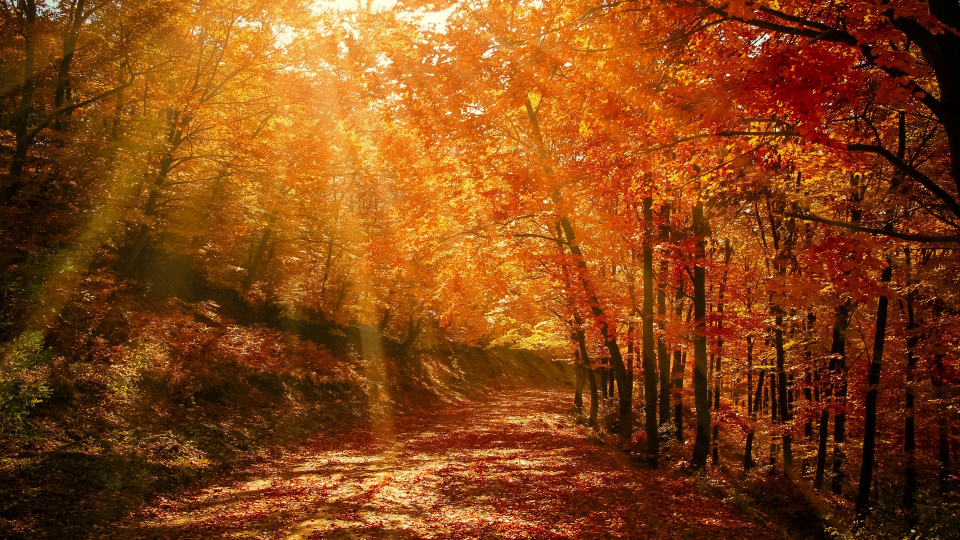
#> input picture project1/images/autumn_forest_park_128379_1920x1080.jpg, 1920 x 1080 px, given in place of the camera (shown at 1/2 size)
$ python hand_remocon.py
#> lines starting #> are read from the running program, lines starting #| are printed output that depends on the picture; after the words box and inside, x2 and y2 are one past the last pixel; in counts of white or black regions, pixels touching at a corner belong together
import sys
import math
import numpy as np
import cv2


# 카메라 열기
cap = cv2.VideoCapture(0)

if not cap.isOpened():
    print('Camera open failed!')
    sys.exit()

w = int(cap.get(cv2.CAP_PROP_FRAME_WIDTH))
h = int(cap.get(cv2.CAP_PROP_FRAME_HEIGHT))
w2 = w // 2
h2 = h // 2

ret, frame = cap.read()
#> frame is the input picture: shape (1080, 1920, 3); mean B, G, R 19.9, 68.7, 132.4

if not ret:
    print('Frame read failed!')
    sys.exit()

frame = cv2.flip(frame, 1)  # 좌우 대칭
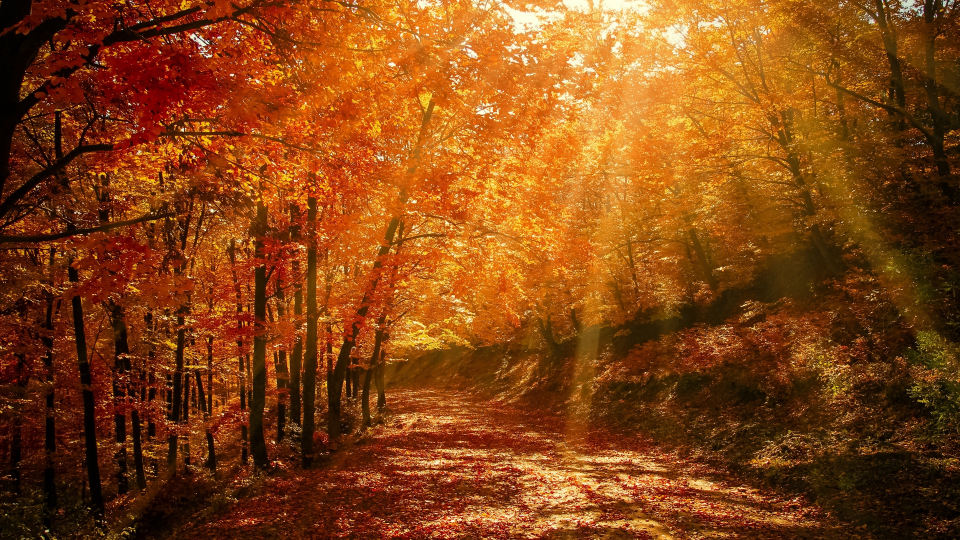
#> frame: shape (1080, 1920, 3) (shown at 1/2 size); mean B, G, R 19.9, 68.7, 132.4
gray1 = cv2.cvtColor(frame, cv2.COLOR_BGR2GRAY)
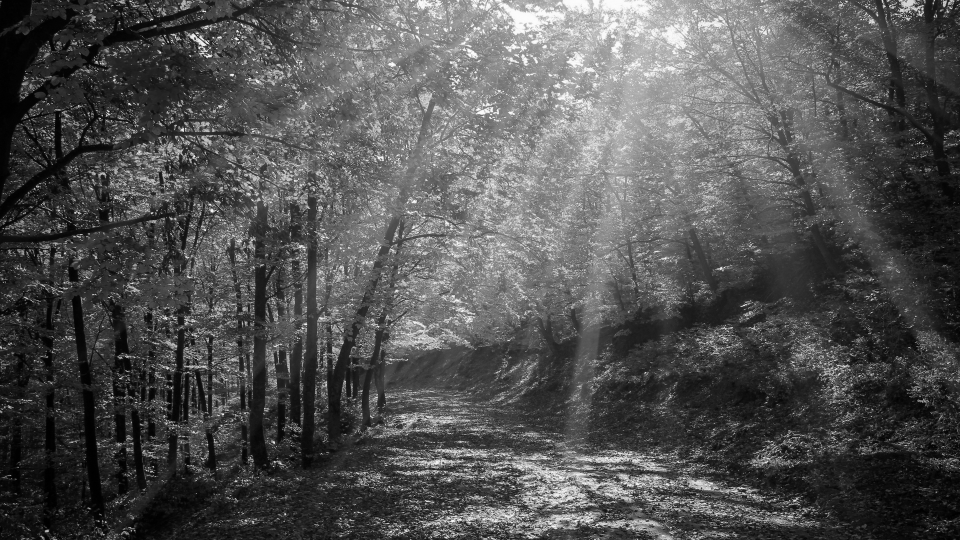
#> gray1: shape (1080, 1920) (shown at 1/2 size); min 0, max 253, mean 82.2
gray1 = cv2.resize(gray1, (w2, h2), interpolation=cv2.INTER_AREA)
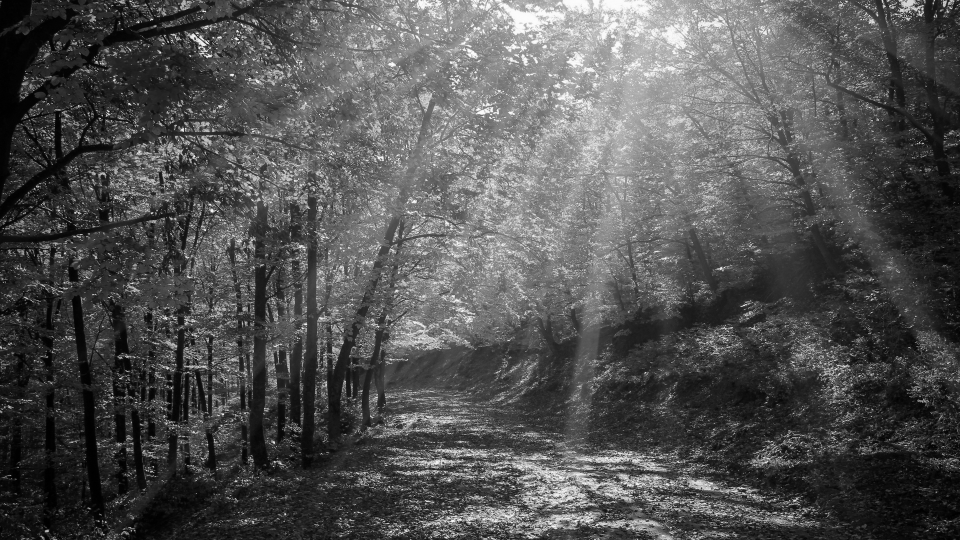
#> gray1: shape (540, 960); min 0, max 252, mean 82.3

# 매 프레임에 대해 옵티컬플로우 계산
while True:
    ret, frame = cap.read()

    if not ret:
        print('Frame read failed!')
        break

    frame = cv2.flip(frame, 1)  # 좌우 대칭
    gray2 = cv2.cvtColor(frame, cv2.COLOR_BGR2GRAY)
    gray2 = cv2.resize(gray2, (w2, h2), interpolation=cv2.INTER_AREA)

    # 밀집 옵티컬플로우 계산
    flow = cv2.calcOpticalFlowFarneback(gray1, gray2, None, 0.5, 3, 15, 3, 5, 1.1, 0)
    vx, vy = flow[..., 0], flow[..., 1]
    mag, ang = cv2.cartToPolar(vx, vy)
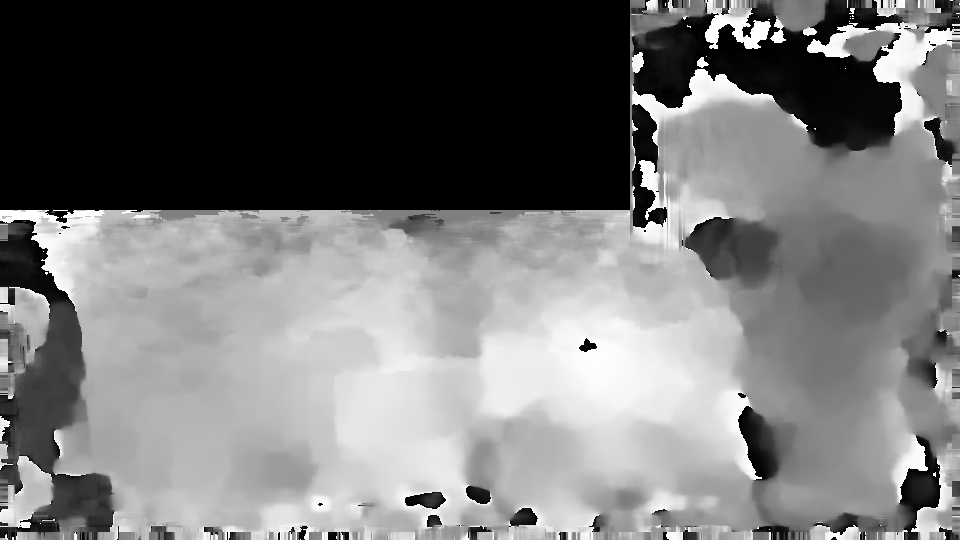
#> ang: shape (540, 960) float32; min 0, max 6.28, mean 2.9; drawn with min black and max white


    # 움직임 벡터 시각화
    hsv = np.zeros((h2, w2, 3), dtype=np.uint8)
    hsv[..., 0] = ang*180/np.pi/2
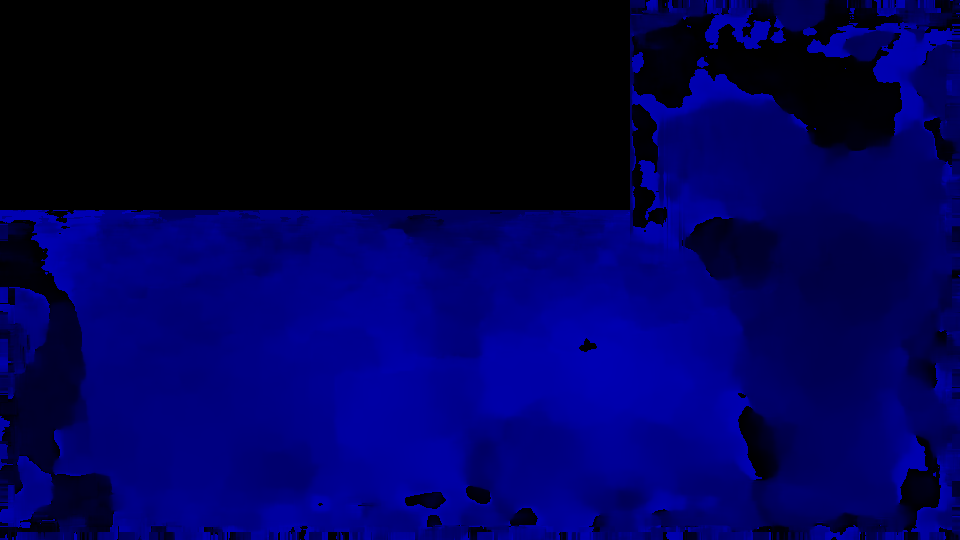
#> hsv: shape (540, 960, 3); mean of channels 0, 1, 2 82.6, 0, 0; drawn as B, G, R
    hsv[..., 1] = 255
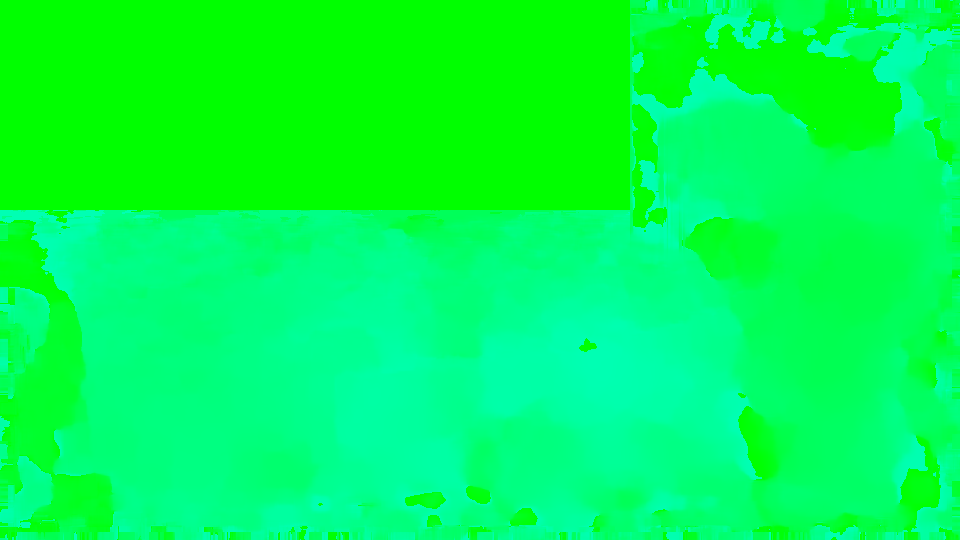
#> hsv: shape (540, 960, 3); mean of channels 0, 1, 2 82.6, 255, 0; drawn as B, G, R
    hsv[..., 2] = cv2.normalize(mag, None, 0, 255, cv2.NORM_MINMAX)
#> hsv: shape (540, 960, 3); 1.39% of pixels changed, all inside (x1, y1, x2, y2) = (0, 0, 960, 540)
    bgr = cv2.cvtColor(hsv, cv2.COLOR_HSV2BGR)
    cv2.imshow('flow', bgr)


    # 움직임이 충분히 큰 영역 선택
    motion_mask = np.zeros((h2, w2), dtype=np.uint8)
    motion_mask[mag > 2.0] = 255

    mx = cv2.mean(vx, mask=motion_mask)[0]
#> mx = 0
    my = cv2.mean(vy, mask=motion_mask)[0]
#> my = 0
    m_mag = math.sqrt(mx*mx + my*my)
#> m_mag = 0

    if m_mag > 4.0:
        m_ang = math.atan2(my, mx) * 180 / math.pi
        m_ang += 180

        pt1 = (100, 100)

        if m_ang >= 45 and m_ang < 135:
            pt2 = (100, 30)
        elif m_ang >= 135 and m_ang < 225:
            pt2 = (170, 100)
        elif m_ang >= 225 and m_ang < 315:
            pt2 = (100, 170)
        else:
            pt2 = (30, 100)

        cv2.arrowedLine(frame, pt1, pt2, (0, 0, 255),
                        7, cv2.LINE_AA, tipLength=0.7)

    # 결과 영상 화면 출력
    cv2.imshow('frame', frame)
    #cv2.imshow('motion_mask', motion_mask)

    if cv2.waitKey(1) == 27:
#> (key Esc is pressed here)
        break

    # 현재 프레임을 이전 프레임으로 복사
    gray1 = gray2

cap.release()
cv2.destroyAllWindows()

$ run again, on project1/images/boat_mountains_lake_135258_1920x1080.jpg
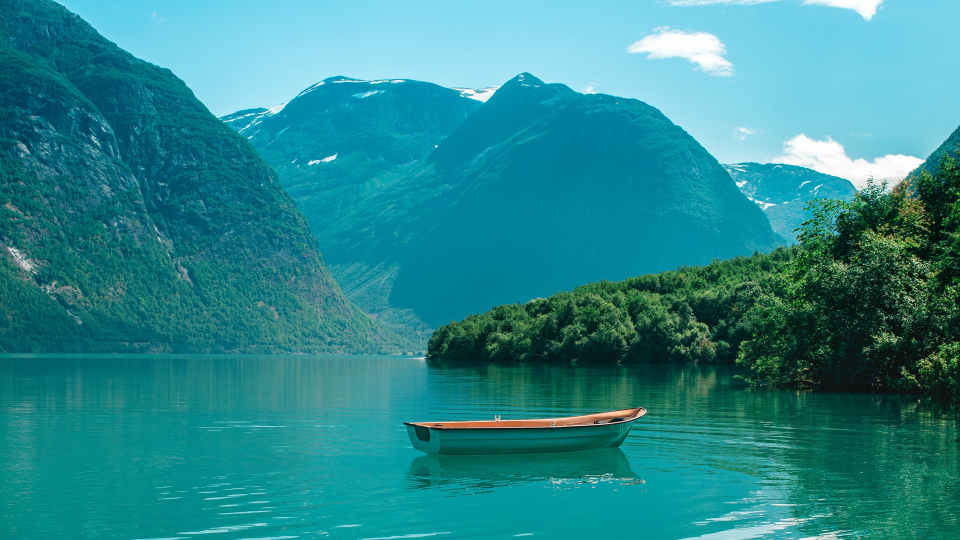
#> input picture project1/images/boat_mountains_lake_135258_1920x1080.jpg, 1920 x 1080 px, given in place of the camera (shown at 1/2 size)
#> frame is the input picture: shape (1080, 1920, 3); mean B, G, R 142.4, 136.6, 41.6
#> `mag, ang = cv2.cartToPolar(vx, vy)`:
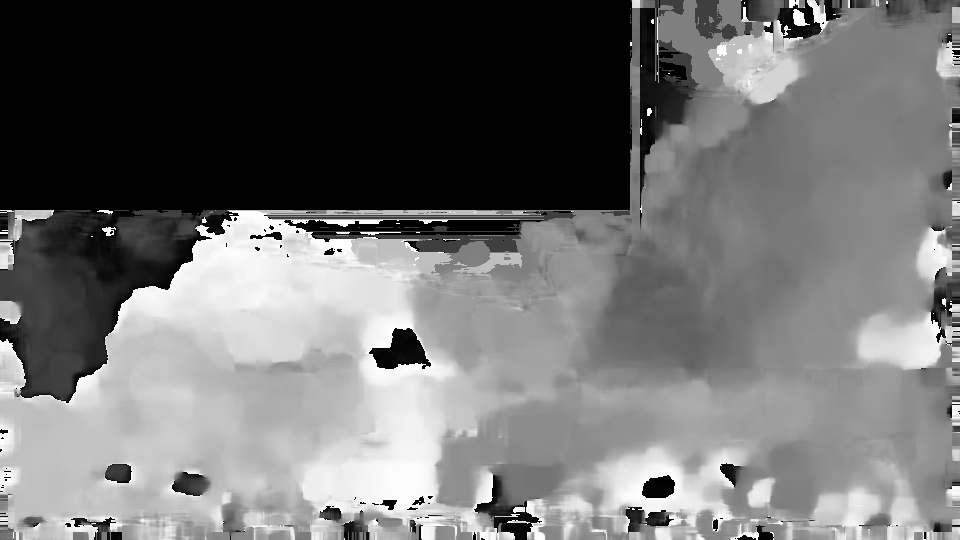
#> ang: shape (540, 960) float32; min 0, max 6.28, mean 2.76; drawn with min black and max white
#> `hsv[..., 2] = cv2.normalize(mag, None, 0, 255, cv2.NORM_MINMAX)`:
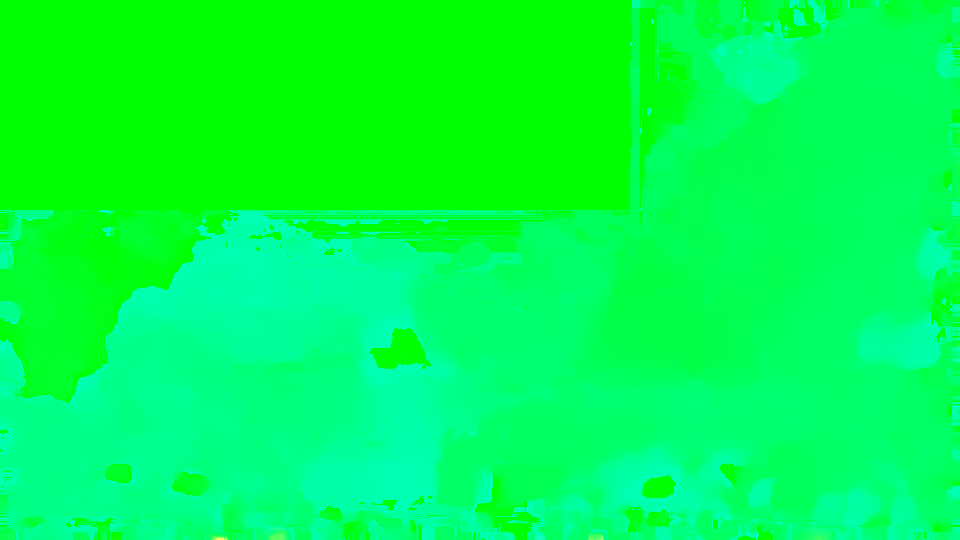
#> hsv: shape (540, 960, 3); mean of channels 0, 1, 2 78.6, 255, 0.1; drawn as B, G, R
#> mx = 0

$ run again, on project1/images/forest_fog_trees_128751_1920x1080.jpg
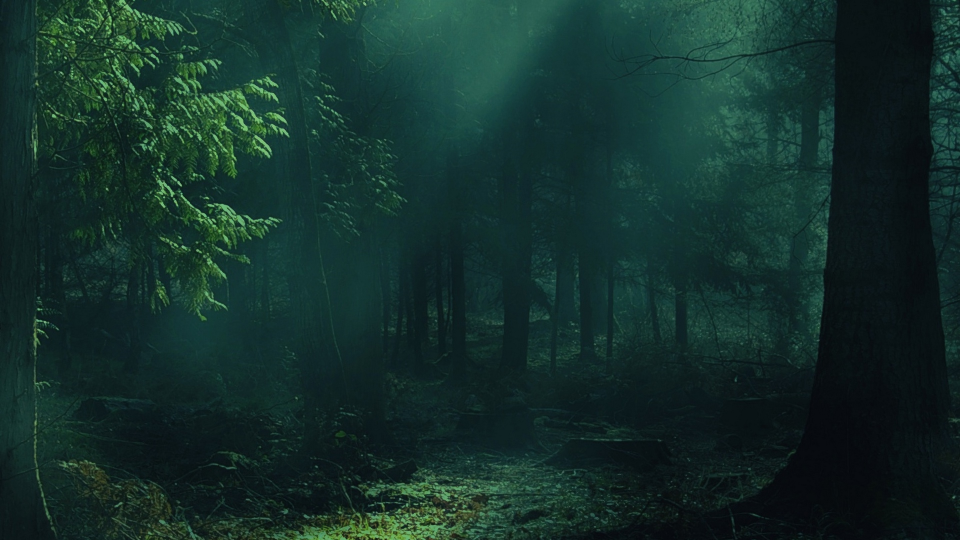
#> input picture project1/images/forest_fog_trees_128751_1920x1080.jpg, 1920 x 1080 px, given in place of the camera (shown at 1/2 size)
#> frame is the input picture: shape (1080, 1920, 3); mean B, G, R 42.6, 47.4, 19.8
#> `mag, ang = cv2.cartToPolar(vx, vy)`:
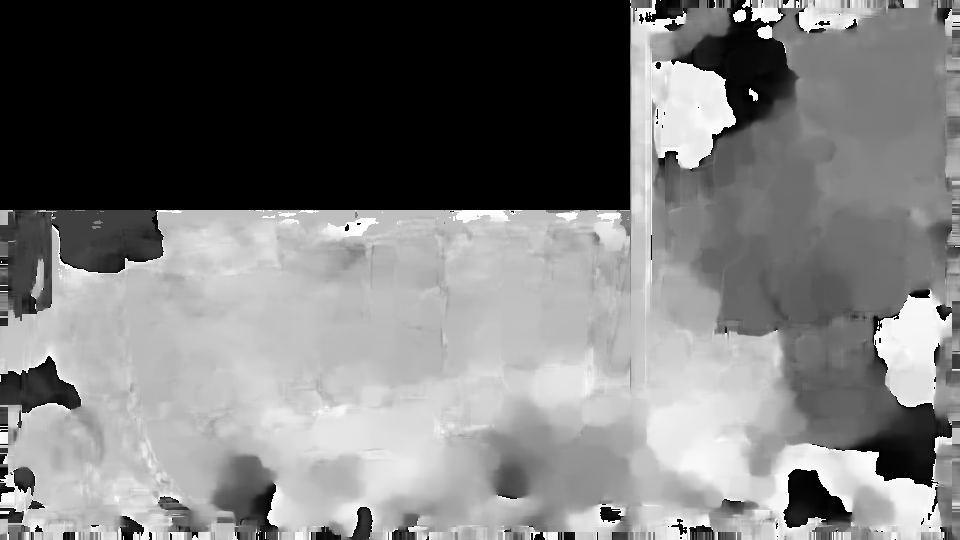
#> ang: shape (540, 960) float32; min 0, max 6.28, mean 2.98; drawn with min black and max white
#> `hsv[..., 1] = 255`:
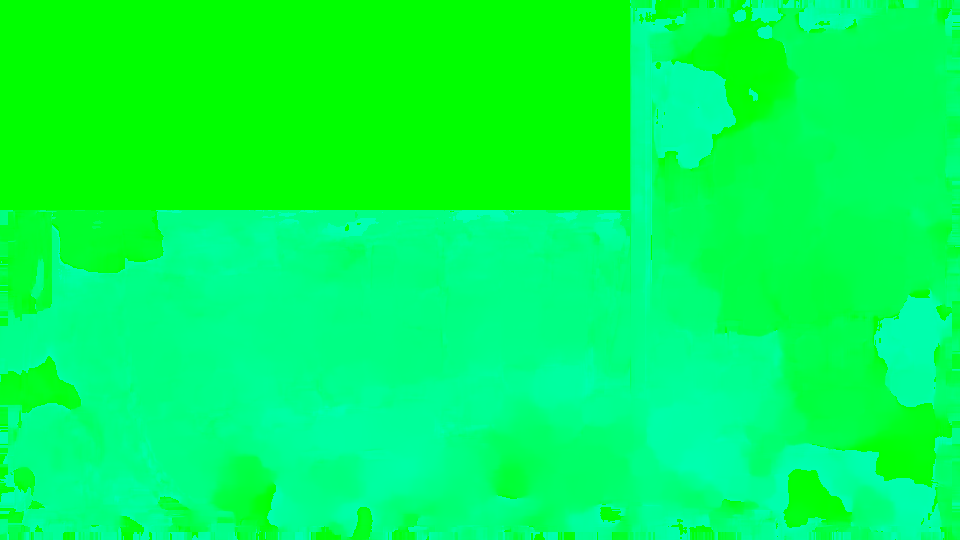
#> hsv: shape (540, 960, 3); mean of channels 0, 1, 2 85, 255, 0; drawn as B, G, R
#> mx = 0

$ run again, on project1/images/pier_dock_sea_dusk_shore_118549_1920x1080.jpg
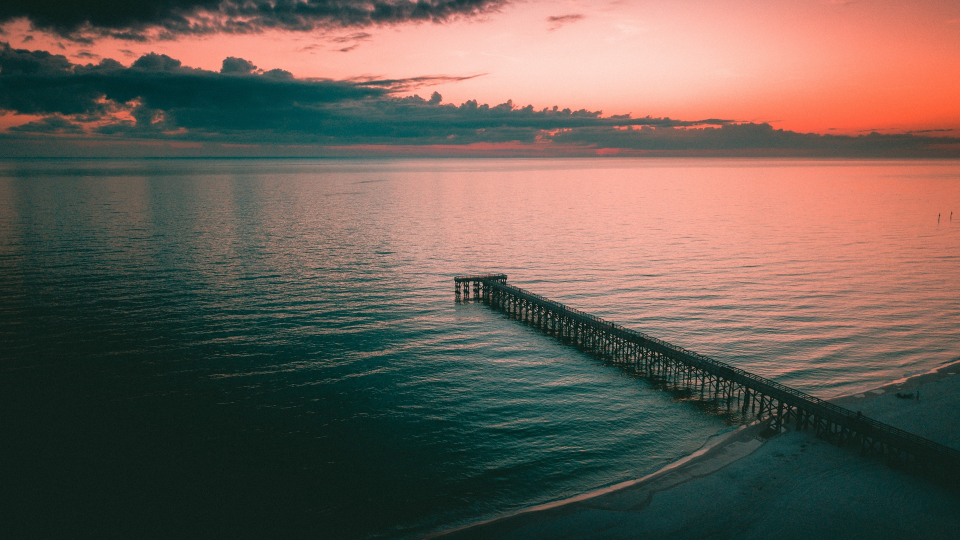
#> input picture project1/images/pier_dock_sea_dusk_shore_118549_1920x1080.jpg, 1920 x 1080 px, given in place of the camera (shown at 1/2 size)
#> frame is the input picture: shape (1080, 1920, 3); mean B, G, R 84.2, 93.3, 105.8
#> `mag, ang = cv2.cartToPolar(vx, vy)`:
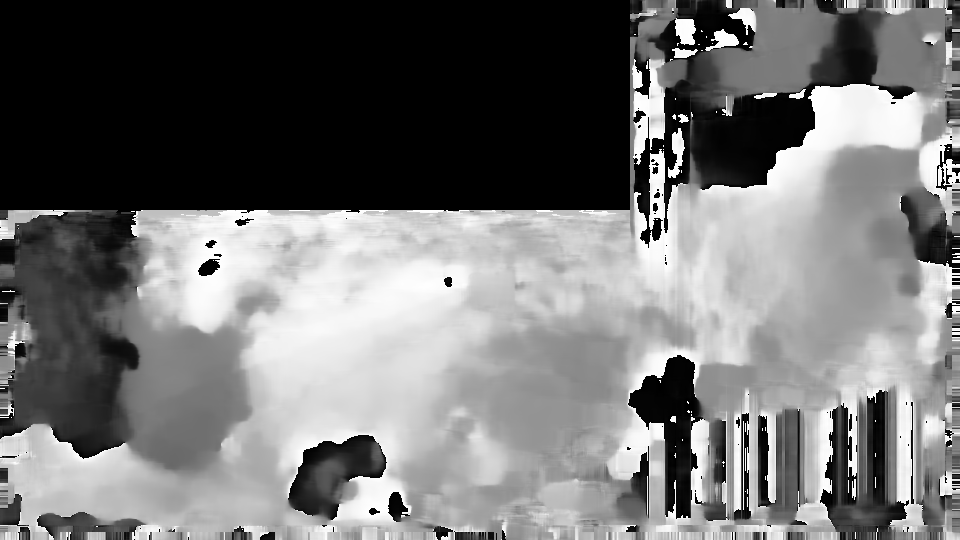
#> ang: shape (540, 960) float32; min 0, max 6.28, mean 2.83; drawn with min black and max white
#> `hsv[..., 2] = cv2.normalize(mag, None, 0, 255, cv2.NORM_MINMAX)`:
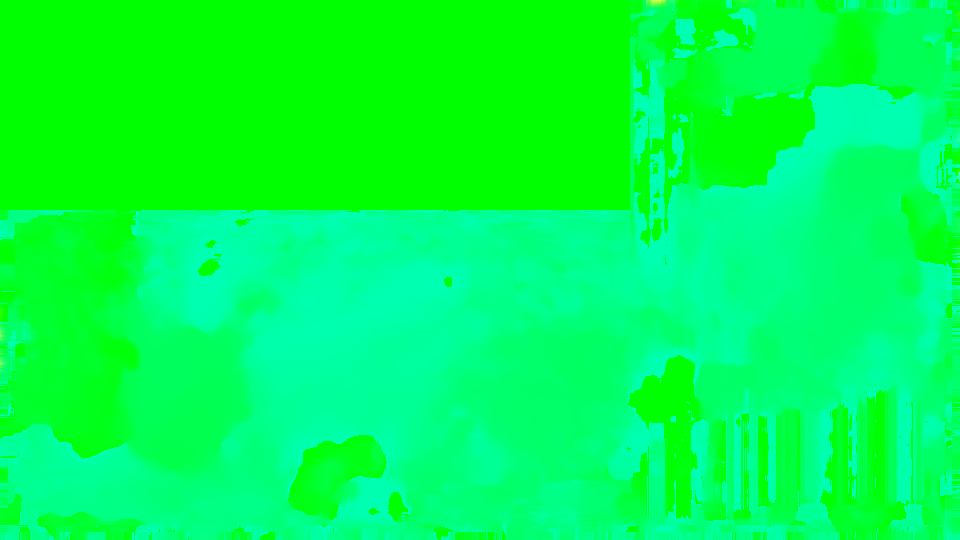
#> hsv: shape (540, 960, 3); mean of channels 0, 1, 2 80.8, 255, 0.1; drawn as B, G, R
#> mx = 0
